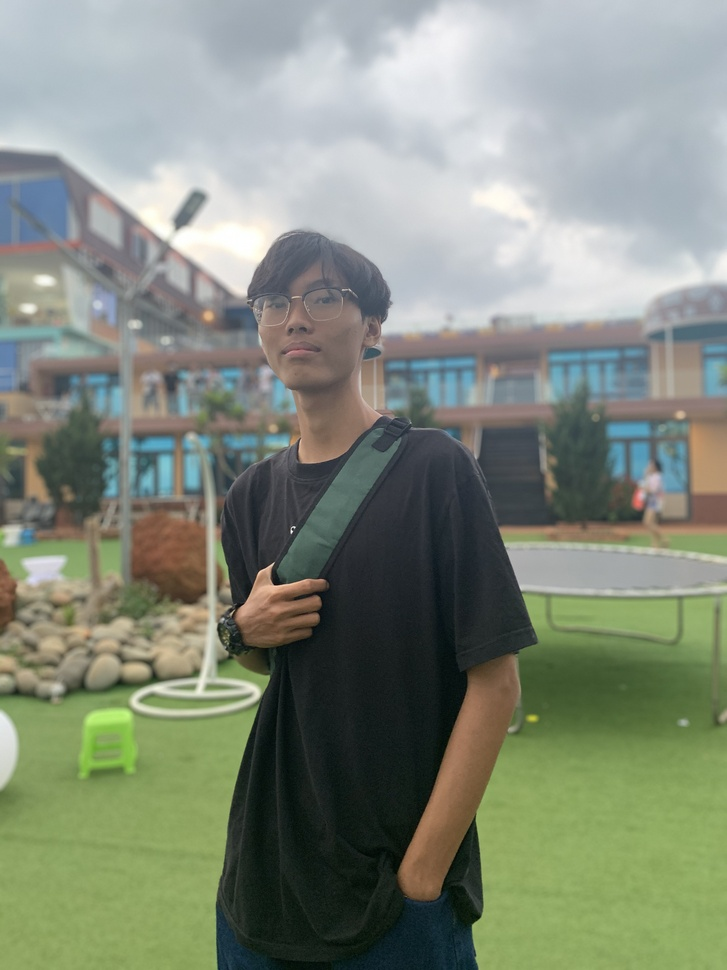
#> input picture test.jpg, 727 x 970 px, shrunk from 3024 x 4032 before the run
$ jupyter execute 20127635.ipynb
#> lines starting #> are read from the running program, lines starting #| are printed output that depends on the picture
[cell 1]
'''
Name: Lai Minh Thong
Student ID: 20127635

K-means image segmentation
'''

import numpy as np
from PIL import Image
import matplotlib.pyplot as plt
from numpy import linalg


def initialize_centroids(k, img_1d):
    n_dims = k, img_1d.shape[1]

    centroids = np.random.uniform(255, 0, n_dims)

    return centroids

def assign_centroid_errors(centroids, img_1d):
    #Calculate square Euclidean distances for each centroid
    distance = np.sum((img_1d[:, None] - centroids)**2, axis = 2)

    labels = np.argmin(distance, axis = 1)
    centroid_errors = np.amin(distance, axis = 1)

    return (labels, centroid_errors)

def update_centroids(img_1d, labels, K):
    centroids = np.zeros((K, img_1d.shape[1]))
    for k in range(K):
        # collect all points assigned to the k-th cluster
        img_1d_k = img_1d[labels == k]

        # take average
        centroids[k] = np.mean(img_1d_k, axis = 0)
    return centroids

#K-means algorithm
def kmeans(img_1d, k_clusters, max_iter, init_centroids='random'):

    centroids = initialize_centroids(k_clusters, img_1d)
    errors = np.array([0])
    labels = np.array([])
    compr = True
    i = 0

    #main loop
    while(compr and i < max_iter):
        # Obtain centroids and error
        labels, centroid_errors = assign_centroid_errors(centroids, img_1d)
        np.append(errors, sum(centroid_errors))

        # Recalculate centroids
        centroids = update_centroids(img_1d, labels, k_clusters)

        # Check if the error has decreased
        if(round(errors[i],3) !=  round(errors[i-1],3)):
            compr = True
        else:
            compr = False

        i = i + 1

    centroids = centroids.astype(np.uint8)
    return (centroids, labels)

def generate_image(fmat, imName, image):
    if fmat == "PNG":
        Image.fromarray(image).save(imName + ".png")
    elif fmat == "JPG":
        Image.fromarray(image).save(imName + ".jpg")
    else:
        Image.fromarray(image).save(imName + ".pdf")

#Main function
def main():
    imName = input("Enter picture name: ")
#> the answer given: test.jpg
    image = Image.open(imName, 'r')
#> image is the input picture: PIL image 727x970 RGB; mean R, G, B 130.9, 139.1, 124.1
#     image = Image.open("test.jpg", 'r')

    # Convert into np.array
    image_np = np.array(image)
    dim = image_np.shape
#> dim = (970, 727, 3)

    #flatten image into 1d and reshape into an array of pixels elements
    image_np = image_np.flatten()
    image_np = image_np.reshape(int(image_np.shape[0]/3), 3)

    #K-means algorithm
    k = int(input("Number of k-clusters: "))
#> the answer given: 3
    centroids, labels = kmeans(image_np, k, 100)
#> in kmeans, `centroids = initialize_centroids(k_clusters, img_1d)`: centroids = [[115.1, 72.63, 101.3], [116.1, 147, 90.3], [143.4, 27.6, 9.27]]
#> after the loop in kmeans, `while(compr and i < max_iter):`: i = 1
#> in kmeans, `centroids = centroids.astype(np.uint8)`: centroids = [[71, 73, 67], [162, 172, 153], [17, 26, 22]]
#> centroids = [[71, 73, 67], [162, 172, 153], [17, 26, 22]]

    #Converted image
    kmeans_image = centroids[labels]

#     image_np = image_np.reshape(dim)
#     plt.imshow(image_np)

    #Reshape back into image's dimension
    kmeans_image = kmeans_image.reshape(dim)
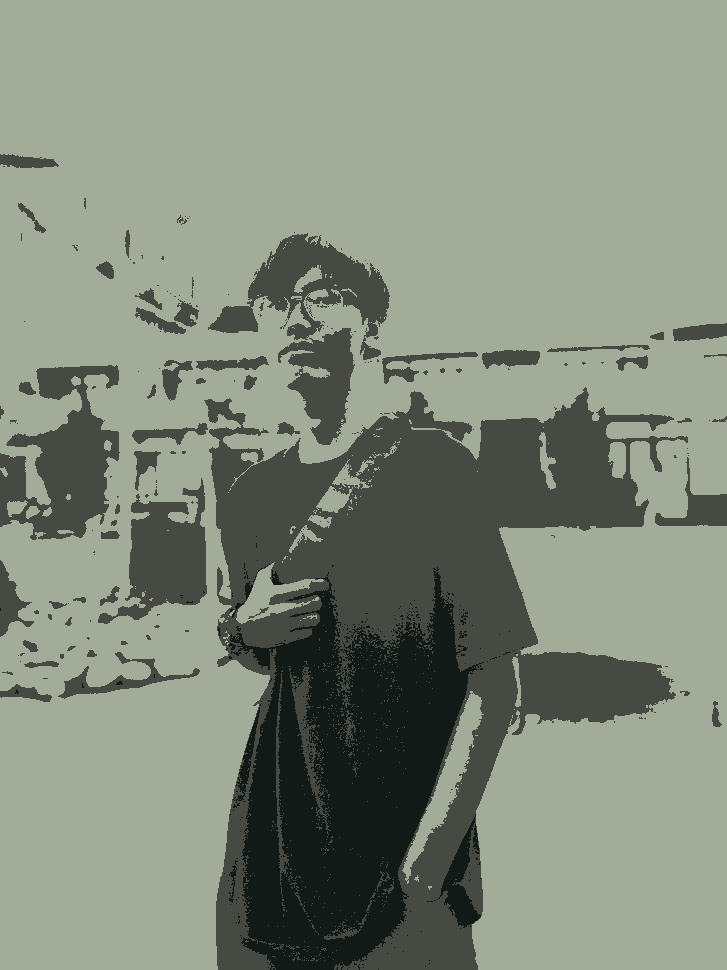
#> kmeans_image: shape (970, 727, 3); mean of channels 0, 1, 2 130.6, 138.8, 123.8; drawn as R, G, B


    print("Image's size: ", kmeans_image.shape)
#| Image's size:  (970, 727, 3)
    print("Number of k-clusters: ", k)
    plt.imshow(kmeans_image)


    #Save image
    imName = input("Enter picture name to save: ")
#> the answer given: out.png

    fmat = ""
    while fmat.upper() not in ["PNG" ,"JPG" ,"PDF"]:
        fmat = input("Choose the format to save (PNG, JPG, PDF): ")
#> this loop made 4 passes; the answer given on pass 1: out.png

    generate_image(fmat, imName, kmeans_image)


main()
